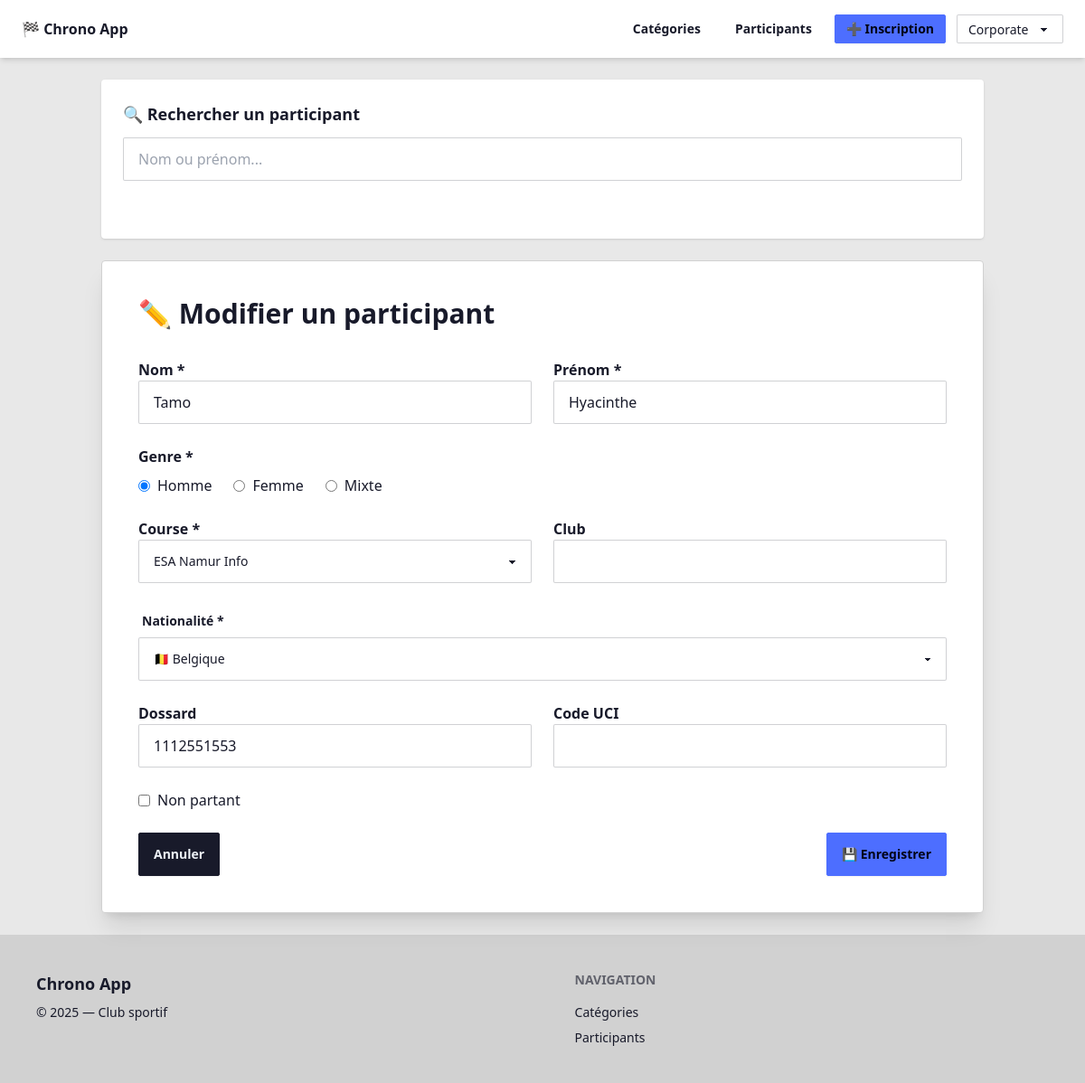
Screenshot of /participants/edit.php?id=6 with the database file from the repository.
### tables this page shows
CREATE TABLE participants (
            id INTEGER PRIMARY KEY AUTOINCREMENT,
            nom TEXT NOT NULL,
            prenom TEXT NOT NULL,
            genre TEXT NOT NULL,
            date_naissance TEXT NULL,
            annee_naissance INTEGER NULL,
            categorie_id INTEGER NOT NULL,
            dossard INTEGER NULL UNIQUE,
            club TEXT NULL,
            nationalite TEXT NULL,
            uci TEXT NULL,
            non_partant INTEGER DEFAULT 0,
            FOREIGN KEY (categorie_id) REFERENCES categories(id) ON DELETE RESTRICT
        );

CREATE TABLE categories (
    id INTEGER PRIMARY KEY AUTOINCREMENT,
    cle TEXT NOT NULL UNIQUE,
    nom TEXT NOT NULL
);

### public/participants/edit.php (the view, shortened to what this page needs)
<?php
require_once __DIR__ . '/../../include/db.php';
require_once __DIR__ . '/../../include/header.php';
$id = (int) $_GET['id'];
$stmt = $db->prepare("SELECT * FROM participants WHERE id = ?");
$stmt->execute([$id]);
$participant = $stmt->fetch();
$cats = $db->query("SELECT id, nom FROM categories ORDER BY nom ASC")->fetchAll();
require_once __DIR__ . '/../../include/pays.php';
?>
<div id="participant-form">
    <div class="card bg-base-100 p-6 shadow mb-6">
        <h2 class="text-lg font-bold mb-3">🔍 Rechercher un participant</h2>
        <input
            type="text"
            name="q"
            placeholder="Nom ou prénom..."
            class="input input-bordered w-full"
            hx-get="search.php"
            hx-trigger="keyup changed delay:300ms"
            hx-target="#search-results"
            hx-indicator=".htmx-indicator"
        >
    </div>
    <div class="card bg-base-100 shadow-xl p-10 border border-base-300">
        <h1 class="text-3xl font-bold mb-8">✏ Modifier un participant</h1>
        <form action="edit.php?id=<?= $id ?>" method="POST" class="space-y-6">
            <div class="grid grid-cols-2 gap-6">
                <div>
                    <label class="font-semibold">Nom *</label>
                    <input name="nom" class="input input-bordered w-full"
                        value="<?= htmlspecialchars($participant['nom']) ?>" required>
                </div>
                <div>
                    <label class="font-semibold">Prénom *</label>
                    <input name="prenom" class="input input-bordered w-full"
                        value="<?= htmlspecialchars($participant['prenom']) ?>" required>
                </div>
            </div>
            <div>
                <label class="font-semibold block mb-2">Genre *</label>
                <div class="flex gap-6">
                    <?php
                    $genres = ["Homme", "Femme", "Mixte"];
                    foreach ($genres as $g): ?>
                        <label class="flex items-center gap-2">
                            <input type="radio" name="genre" value="<?= $g ?>"
                                <?= $participant['genre'] === $g ? 'checked' : '' ?> required>
                            <?= $g ?>
                        </label>
                    <?php endforeach; ?>
                </div>
            </div>
            <div class="grid grid-cols-2 gap-6">
                <div>
                    <label class="font-semibold">Course *</label>
                    <select name="categorie" class="select select-bordered w-full" required>
                        <?php foreach ($cats as $c): ?>
                            <option value="<?= $c['id'] ?>"
                                <?= $participant['categorie_id'] == $c['id'] ? 'selected' : '' ?>>
                                <?= htmlspecialchars($c['nom']) ?>
                            </option>
                        <?php endforeach; ?>
                    </select>
                </div>
                <div>
                    <label class="font-semibold">Club</label>
                    <input name="club" class="input input-bordered w-full"
                        value="<?= htmlspecialchars($participant['club']) ?>">
                </div>
            </div>
            <div class="form-control">
                <label class="label"><span class="label-text font-semibold">Nationalité *</span></label>
                <select name="nationalite" class="select select-bordered w-full">
                    <?php foreach ($countries as $code => $label): ?>
                        <option value="<?= $code ?>"
                            <?= ($participant['nationalite'] === $code) ? 'selected' : '' ?>>
                            <?= $label ?>
                        </option>
                    <?php endforeach; ?>
                </select>
            </div>
            <div class="grid grid-cols-2 gap-6">
                <div>
                    <label class="font-semibold">Dossard</label>
                    <input type="number" name="dossard"
                        class="input input-bordered w-full"
                        value="<?= htmlspecialchars($participant['dossard']) ?>">
                </div>
                <div>
                    <label class="font-semibold">Code UCI</label>
                    <input name="uci" class="input input-bordered w-full"
                        value="<?= htmlspecialchars($participant['uci']) ?>">
                </div>
            </div>
            <label class="flex items-center gap-2">
                <input type="checkbox" name="non_partant"
                    <?= $participant['non_partant'] ? 'checked' : '' ?>>
                Non partant
            </label>
            <div class="flex justify-between mt-6">
                <a href="list.php" class="btn btn-neutral">Annuler</a>
                <button class="btn btn-primary">💾 Enregistrer</button>
            </div>
        </form>
    </div>
</div>
<?php require_once __DIR__ . '/../../include/footer.php'; ?>

### rows the page displays
participants: nom "Tamo", prenom "Hyacinthe", genre "☑ Homme", genre "☐ Femme", genre "☐ Mixte", categorie "ESA Namur Info", nationalite "🇧🇪 Belgique", dossard "1112551553"

### other values shown
$g "Homme"
$g "Femme"
$g "Mixte"
form field theme "Corporate"
